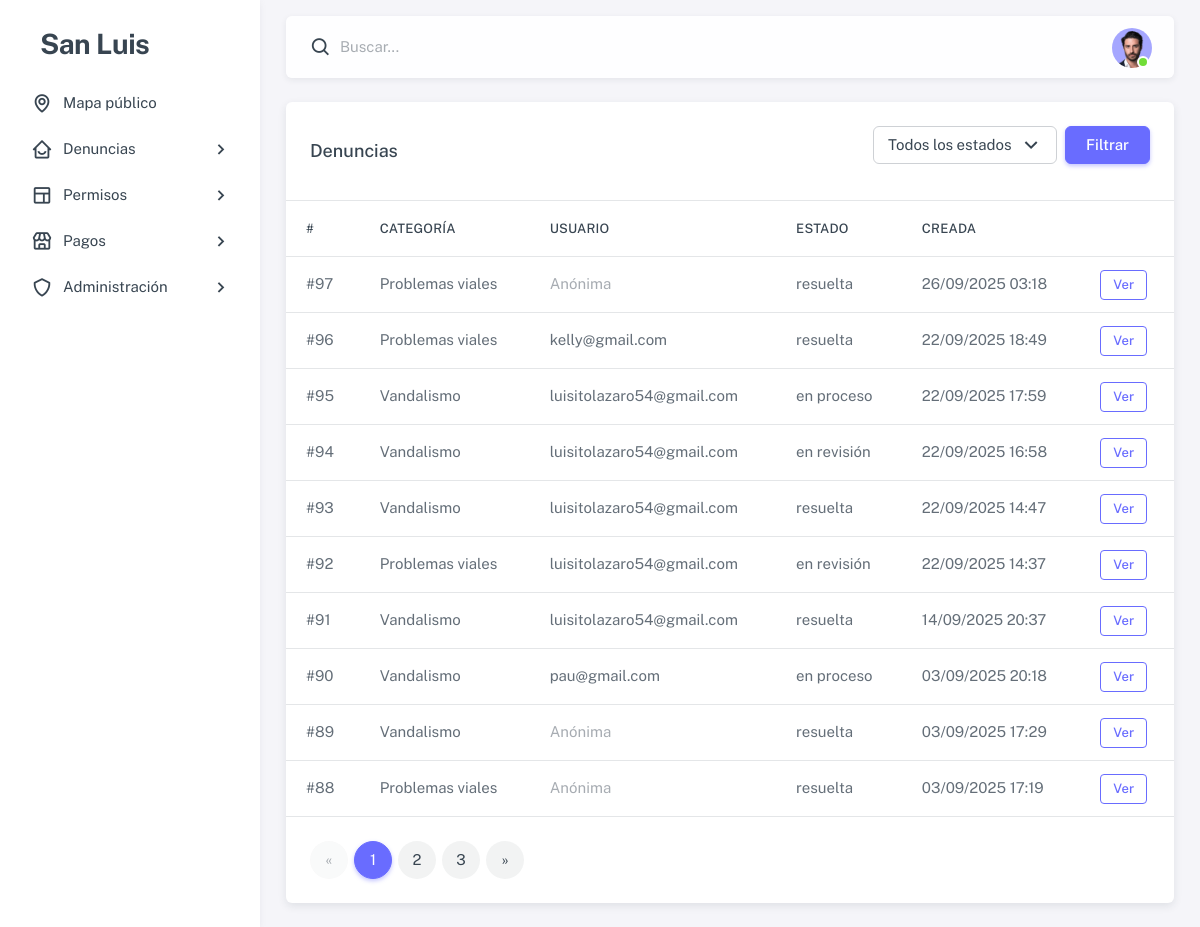
Before: /admin-panel/denuncias/ (signed in) with the older database file.
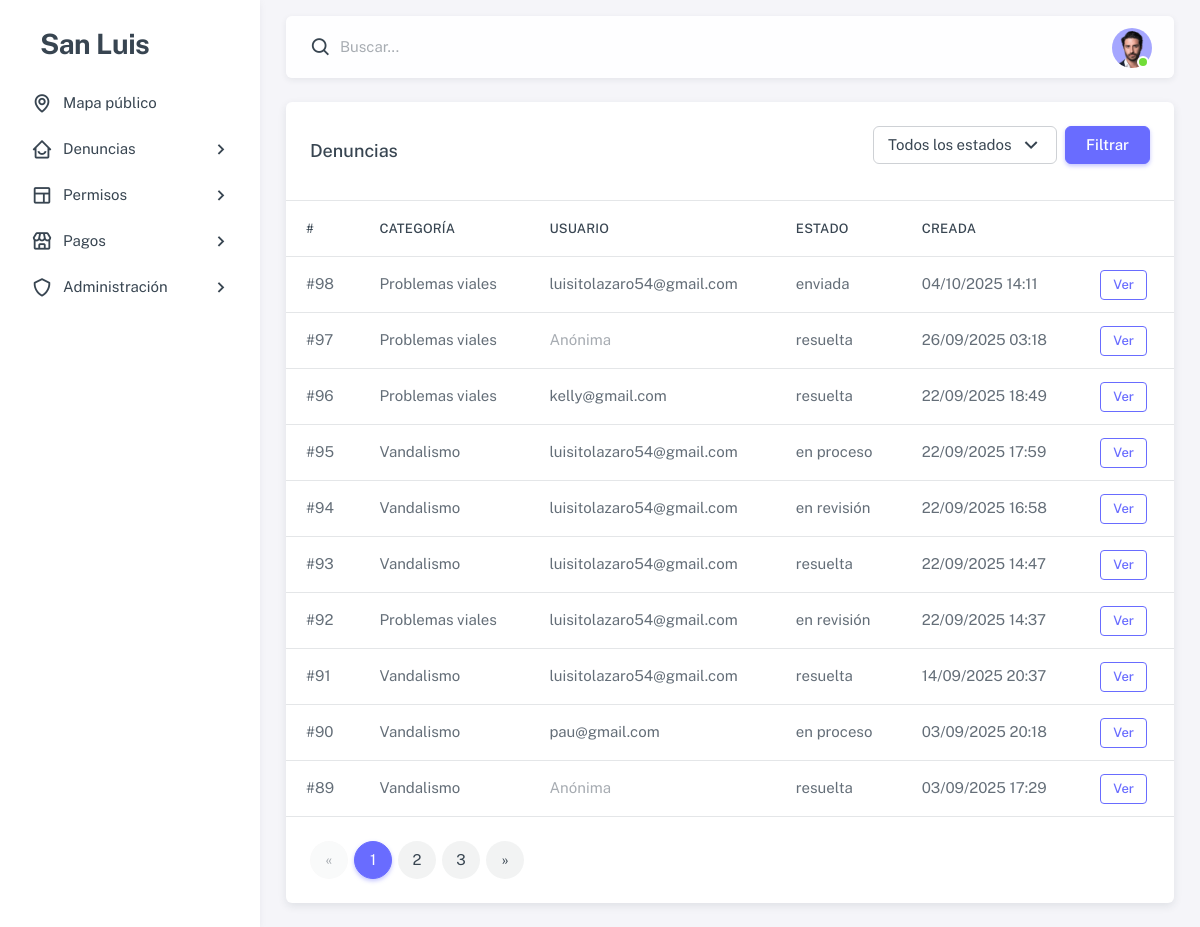
After: the same page with the newer database file.
### dashboard/models.py (models this page shows, shortened)
class Denuncia(models.Model):
    ESTADOS = [
        ('enviada', 'Enviada'),
        ('en revisión', 'En revisión'),
        ('en proceso', 'En proceso'),
        ('resuelta', 'Resuelta'),
        ('rechazada', 'Rechazada'),
    ]
    usuario = models.ForeignKey(settings.AUTH_USER_MODEL, on_delete=models.SET_NULL, null=True, blank=True)
    categoria = models.ForeignKey('CategoriaDenuncia', on_delete=models.PROTECT)
    descripcion = models.TextField()
    fecha_hecho = models.DateField()
    es_anonima = models.BooleanField(default=False)
    estado = models.CharField(max_length=20, choices=ESTADOS, default='enviada')
    ubicacion = models.ForeignKey('Ubicacion', on_delete=models.SET_NULL, null=True, blank=True)
    evidencia = models.FileField(upload_to='denuncias/evidencias/', null=True, blank=True)
    rechazo_motivo = models.TextField(blank=True, default="")
    resolucion_nota = models.TextField(blank=True, default="")
    resolucion_evidencia = models.FileField(upload_to='denuncias/resoluciones/', null=True, blank=True)
    resuelto_por = models.ForeignKey(
        settings.AUTH_USER_MODEL, on_delete=models.SET_NULL,
        null=True, blank=True, related_name='denuncias_resueltas'
    )
    creada_en = models.DateTimeField(auto_now_add=True)
    finalizada_en = models.DateTimeField(null=True, blank=True)
    class Meta:
        indexes = [
            models.Index(fields=['estado']),
            models.Index(fields=['creada_en']),
        ]

class CategoriaDenuncia(models.Model):
    nombre = models.CharField(max_length=50, unique=True)

class Usuario(AbstractBaseUser, PermissionsMixin):
    TIPO_USUARIO_CHOICES = [
        ('ciudadano', 'Ciudadano'),
        ('administrador', 'Administrador'),
    ]
    nombre = models.CharField(max_length=100)
    apellido = models.CharField(max_length=100)
    correo = models.EmailField(unique=True, max_length=150)
    telefono = models.CharField(max_length=20, blank=True, null=True)
    es_activo = models.BooleanField(default=False)
    token_activacion = models.UUIDField(default=uuid.uuid4, editable=False)
    token_creado_en = models.DateTimeField(default=timezone.now)  # Fecha para validar 24h
    tipo_usuario = models.CharField(max_length=20, choices=TIPO_USUARIO_CHOICES, default='ciudadano')
    creado_en = models.DateTimeField(auto_now_add=True)
    is_staff = models.BooleanField(default=False)
    USERNAME_FIELD = 'correo'
    REQUIRED_FIELDS = ['nombre', 'apellido', 'telefono']
    objects = UsuarioManager()

### dashboard/views/admin_panel.py (the view)
# urls.py: path('admin-panel/denuncias/', admin_panel.denuncias, name='admin_denuncias'),
@user_passes_test(es_admin, login_url='login')
def denuncias(request):
    qs = Denuncia.objects.select_related('categoria','usuario','ubicacion').order_by('-creada_en')
    estado = request.GET.get('estado', '')   # <-- default vacío
    if estado:
        qs = qs.filter(estado=estado)
    paginator = Paginator(qs, 10)
    page_obj = paginator.get_page(request.GET.get('page') or 1)
    return render(request, 'admin_panel/denuncias_list.html', {
        "page_obj": page_obj,
        "estado": estado,
        "ESTADOS": ESTADOS,
    })

### dashboard/views/admin_panel.py (called while the page is built)
def es_admin(user):
    return user.is_authenticated and (user.is_staff or getattr(user, 'tipo_usuario', '') == 'administrador')

### dashboard/templates/admin_panel/denuncias_list.html (shortened to what this page needs)
{% extends "admin_panel/base_admin.html" %}
{% block content %}
<div class="card">
  <div class="card-header d-flex justify-content-between align-items-center">
    <h5 class="mb-0">Denuncias</h5>
    <form method="get" class="mb-3 d-flex gap-2">
      <select name="estado" class="form-select" style="max-width:220px;">
        <option value="">Todos los estados</option>
      </select>
      <button class="btn btn-primary">Filtrar</button>
    </form>
  </div>
  <div class="table-responsive">
    <table class="table mb-0">
      <thead>
        <tr>
          <th>#</th>
          <th>Categoría</th>
          <th>Usuario</th>
          <th>Estado</th>
          <th>Creada</th>
          <th></th>
        </tr>
      </thead>
      <tbody>
        {% for d in page_obj.object_list %}
        <tr>
          <td>#{{ d.id }}</td>
          <td>{{ d.categoria.nombre }}</td>
          <td>{% if d.usuario %}{{ d.usuario.correo }}{% else %}<span class="text-muted">Anónima</span>{% endif %}</td>
          <td>{{ d.estado }}</td>
          <td>{{ d.creada_en|date:"d/m/Y H:i" }}</td>
          <td><a class="btn btn-sm btn-outline-primary" href="{% url 'admin_denuncia_detalle' d.id %}">Ver</a></td>
        </tr>
        {% empty %}
        <tr>
          <td colspan="6" class="text-center text-muted py-4">Sin registros</td>
        </tr>
        {% endfor %}
      </tbody>
    </table>
  </div>
  {% if page_obj.paginator.num_pages > 1 %}
  <div class="card-footer">
    <nav>
      <ul class="pagination mb-0">
        {% if page_obj.has_previous %}
        <li class="page-item"><a class="page-link"
            href="?page={{ page_obj.previous_page_number }}{% if estado %}&estado={{ estado }}{% endif %}">&laquo;</a>
        </li>
        {% else %}<li class="page-item disabled"><span class="page-link">&laquo;</span></li>{% endif %}
        {% for num in page_obj.paginator.page_range %}
        {% if num == page_obj.number %}
        <li class="page-item active"><span class="page-link">{{ num }}</span></li>
        {% elif num >= page_obj.number|add:-2 and num <= page_obj.number|add:2 %} <li class="page-item"><a
            class="page-link" href="?page={{ num }}{% if estado %}&estado={{ estado }}{% endif %}">{{ num }}</a></li>
          {% endif %}
          {% endfor %}
          {% if page_obj.has_next %}
          <li class="page-item"><a class="page-link"
              href="?page={{ page_obj.next_page_number }}{% if estado %}&estado={{ estado }}{% endif %}">&raquo;</a>
          </li>
          {% else %}<li class="page-item disabled"><span class="page-link">&raquo;</span></li>{% endif %}
      </ul>
    </nav>
  </div>
  {% endif %}
</div>
{% endblock %}

Changed rows visible on the page:
no longer on this page (row unchanged): Denuncia: id "88", categoria.nombre "Problemas viales", shows "Anónima", estado "resuelta", creada_en "03/09/2025 17:19"
added Denuncia: id "98", categoria.nombre "Problemas viales", usuario.correo "luisitolazaro54@gmail.com", estado "enviada", creada_en "04/10/2025 14:11"
